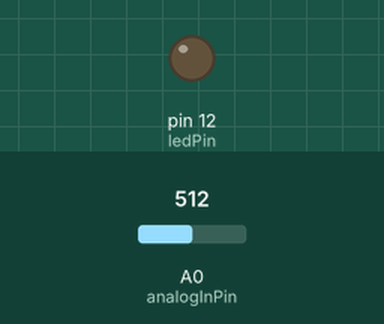
The sketch below on a simulated Arduino Uno, built with avr-gcc and run on an emulated ATmega328P. Parts: output pins drawn as LEDs (lit = HIGH). The inputs (shaded band) are chosen by the test bench; at power-on: A0 (analogInPin) = 512. What the sketch prints to the serial monitor is not drawn.

Above: at 0.01 s.
At 1.21 s:
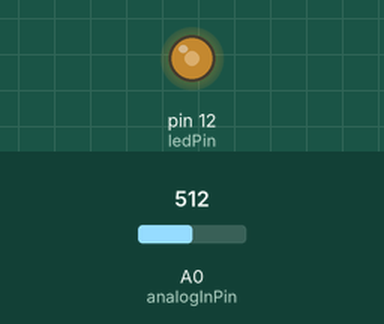
1.3 s: A0 (analogInPin) set to 0
2.9 s: A0 (analogInPin) set to 1023
At 3.9 s:
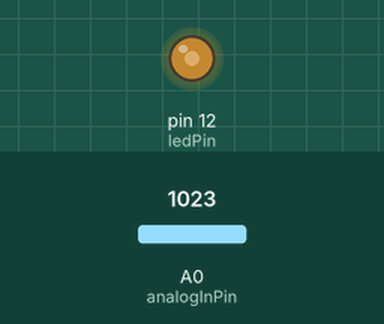
4.4 s: A0 (analogInPin) set to 983
Timing chart, 0 to 9.3 s (numbered marks = the images above; inputs shaded):
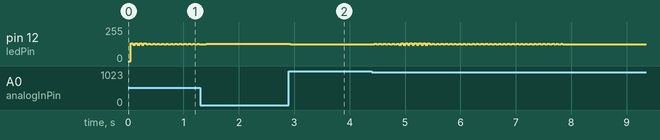

Measured:
- after the input at 2.9 s, pin 12 (ledPin): 130/255 → 124/255 at once

The sketch:

sketch_feb26a.ino
```cpp
const int analogInPin = A0;  // Analog input para la señal

const int ledPin =  12;      // Salida digital para medir frecuencia de muestreo

int signal_read = 0;         // Variable para guardar la conversión AD

int state = 0;               // Variable de ayuda para salida digital


void setup() {


  Serial.begin(115200);

  pinMode(ledPin, OUTPUT);


}


void loop() {


  signal_read = analogRead(analogInPin);

  Serial.println(signal_read);

  delay(1);

  digitalWrite(ledPin, (state) ? HIGH : LOW);

  state = !state;


}
```
